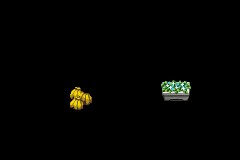

Tiled map render using the project's own tile images. Description and the whole map definition, tile-layer contents included, below:
An orthogonal 15x10 tile map with 16x16 px tiles, 1 tile layer (Enviroment).

<map version="1.0.0" orientation="orthogonal" renderorder="right-down" width="15" height="10" tilewidth="16" tileheight="16" nextobjectid="5">
 <tileset firstgid="1" source="vx.tsx" />
 <layer name="Enviroment" width="15" height="10">
  <data encoding="csv">
0,0,0,0,0,0,0,0,0,0,0,0,0,0,0,
0,0,0,0,0,0,0,0,0,0,0,0,0,0,0,
0,0,0,0,0,0,0,0,0,0,0,0,0,0,0,
0,0,0,0,0,0,0,0,0,0,0,0,0,0,0,
0,0,0,0,0,0,0,0,0,0,0,0,0,0,0,
0,0,0,0,843,844,0,0,0,0,903,904,0,0,0,
0,0,0,0,875,876,0,0,0,0,935,936,0,0,0,
0,0,0,0,0,0,0,0,0,0,0,0,0,0,0,
0,0,0,0,0,0,0,0,0,0,0,0,0,0,0,
0,0,0,0,0,0,0,0,0,0,0,0,0,0,0
</data>
 </layer>
</map>
